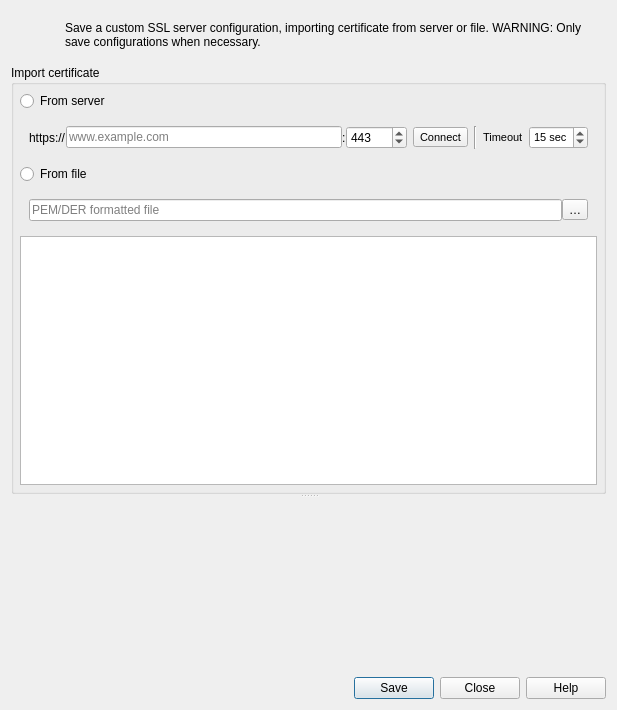
<?xml version="1.0" encoding="UTF-8"?>
<ui version="4.0">
 <class>QgsAuthSslTestDialog</class>
 <widget class="QDialog" name="QgsAuthSslTestDialog">
  <property name="geometry">
   <rect>
    <x>0</x>
    <y>0</y>
    <width>617</width>
    <height>710</height>
   </rect>
  </property>
  <property name="windowTitle">
   <string>Custom Certificate Configuration</string>
  </property>
  <layout class="QVBoxLayout" name="verticalLayout">
   <item>
    <layout class="QHBoxLayout" name="horizontalLayout_3">
     <item>
      <widget class="QLabel" name="lblWarningIcon">
       <property name="sizePolicy">
        <sizepolicy hsizetype="Maximum" vsizetype="Maximum">
         <horstretch>0</horstretch>
         <verstretch>0</verstretch>
        </sizepolicy>
       </property>
       <property name="minimumSize">
        <size>
         <width>48</width>
         <height>48</height>
        </size>
       </property>
       <property name="maximumSize">
        <size>
         <width>48</width>
         <height>48</height>
        </size>
       </property>
       <property name="text">
        <string/>
       </property>
      </widget>
     </item>
     <item>
      <widget class="QLabel" name="lblWarningText">
       <property name="text">
        <string>&lt;html&gt;&lt;head/&gt;&lt;body&gt;&lt;p&gt;Save a custom SSL server configuration, importing certificate from server or file. WARNING: Only save configurations when necessary.&lt;/p&gt;&lt;/body&gt;&lt;/html&gt;</string>
       </property>
       <property name="wordWrap">
        <bool>true</bool>
       </property>
      </widget>
     </item>
    </layout>
   </item>
   <item>
    <widget class="QSplitter" name="splitter">
     <property name="orientation">
      <enum>Qt::Vertical</enum>
     </property>
     <property name="childrenCollapsible">
      <bool>false</bool>
     </property>
     <widget class="QgsCollapsibleGroupBoxBasic" name="grpbxServer">
      <property name="sizePolicy">
       <sizepolicy hsizetype="Preferred" vsizetype="Preferred">
        <horstretch>0</horstretch>
        <verstretch>1</verstretch>
       </sizepolicy>
      </property>
      <property name="title">
       <string>Import certificate</string>
      </property>
      <layout class="QVBoxLayout" name="verticalLayout_3">
       <property name="spacing">
        <number>6</number>
       </property>
       <property name="leftMargin">
        <number>6</number>
       </property>
       <property name="topMargin">
        <number>6</number>
       </property>
       <property name="rightMargin">
        <number>6</number>
       </property>
       <property name="bottomMargin">
        <number>6</number>
       </property>
       <item>
        <widget class="QRadioButton" name="radioServerImport">
         <property name="text">
          <string>From server</string>
         </property>
         <attribute name="buttonGroup">
          <string notr="true">btngrpImport</string>
         </attribute>
        </widget>
       </item>
       <item>
        <widget class="QFrame" name="frameServerImport">
         <layout class="QHBoxLayout" name="horizontalLayout_5">
          <property name="spacing">
           <number>6</number>
          </property>
          <item>
           <layout class="QHBoxLayout" name="horizontalLayout">
            <property name="spacing">
             <number>0</number>
            </property>
            <item>
             <widget class="QLabel" name="lblHttps">
              <property name="text">
               <string>https://</string>
              </property>
             </widget>
            </item>
            <item>
             <widget class="QLineEdit" name="leServer">
              <property name="minimumSize">
               <size>
                <width>175</width>
                <height>0</height>
               </size>
              </property>
              <property name="placeholderText">
               <string>www.example.com</string>
              </property>
             </widget>
            </item>
            <item>
             <widget class="QLabel" name="label">
              <property name="text">
               <string>:</string>
              </property>
             </widget>
            </item>
            <item>
             <widget class="QSpinBox" name="spinbxPort">
              <property name="maximum">
               <number>50000</number>
              </property>
              <property name="value">
               <number>443</number>
              </property>
             </widget>
            </item>
           </layout>
          </item>
          <item>
           <widget class="QToolButton" name="btnConnect">
            <property name="font">
             <font>
              <pointsize>8</pointsize>
             </font>
            </property>
            <property name="text">
             <string>Connect</string>
            </property>
           </widget>
          </item>
          <item>
           <widget class="Line" name="line_2">
            <property name="orientation">
             <enum>Qt::Vertical</enum>
            </property>
           </widget>
          </item>
          <item>
           <widget class="QLabel" name="lblTimeout">
            <property name="font">
             <font>
              <pointsize>8</pointsize>
             </font>
            </property>
            <property name="text">
             <string>Timeout</string>
            </property>
           </widget>
          </item>
          <item>
           <widget class="QSpinBox" name="spinbxTimeout">
            <property name="font">
             <font>
              <pointsize>8</pointsize>
             </font>
            </property>
            <property name="suffix">
             <string> sec</string>
            </property>
            <property name="minimum">
             <number>5</number>
            </property>
            <property name="maximum">
             <number>90</number>
            </property>
            <property name="value">
             <number>15</number>
            </property>
           </widget>
          </item>
         </layout>
        </widget>
       </item>
       <item>
        <widget class="QRadioButton" name="radioFileImport">
         <property name="text">
          <string>From file</string>
         </property>
         <attribute name="buttonGroup">
          <string notr="true">btngrpImport</string>
         </attribute>
        </widget>
       </item>
       <item>
        <widget class="QFrame" name="frameFileImport">
         <layout class="QHBoxLayout" name="horizontalLayout_2">
          <property name="spacing">
           <number>0</number>
          </property>
          <item>
           <widget class="QLineEdit" name="leCertPath">
            <property name="readOnly">
             <bool>true</bool>
            </property>
            <property name="placeholderText">
             <string>PEM/DER formatted file</string>
            </property>
           </widget>
          </item>
          <item>
           <widget class="QToolButton" name="btnCertPath">
            <property name="text">
             <string>…</string>
            </property>
            <property name="popupMode">
             <enum>QToolButton::InstantPopup</enum>
            </property>
           </widget>
          </item>
         </layout>
        </widget>
       </item>
       <item>
        <widget class="QPlainTextEdit" name="pteSessionStatus">
         <property name="minimumSize">
          <size>
           <width>0</width>
           <height>50</height>
          </size>
         </property>
        </widget>
       </item>
      </layout>
     </widget>
     <widget class="QgsAuthSslConfigWidget" name="wdgtSslConfig" native="true">
      <property name="sizePolicy">
       <sizepolicy hsizetype="Preferred" vsizetype="Preferred">
        <horstretch>0</horstretch>
        <verstretch>5</verstretch>
       </sizepolicy>
      </property>
     </widget>
    </widget>
   </item>
   <item>
    <widget class="QDialogButtonBox" name="buttonBox">
     <property name="orientation">
      <enum>Qt::Horizontal</enum>
     </property>
     <property name="standardButtons">
      <set>QDialogButtonBox::Close|QDialogButtonBox::Help|QDialogButtonBox::Save</set>
     </property>
    </widget>
   </item>
  </layout>
 </widget>
 <customwidgets>
  <customwidget>
   <class>QgsAuthSslConfigWidget</class>
   <extends>QWidget</extends>
   <header>qgsauthsslconfigwidget.h</header>
   <container>1</container>
  </customwidget>
  <customwidget>
   <class>QgsCollapsibleGroupBoxBasic</class>
   <extends>QGroupBox</extends>
   <header>qgscollapsiblegroupbox.h</header>
   <container>1</container>
  </customwidget>
 </customwidgets>
 <tabstops>
  <tabstop>radioServerImport</tabstop>
  <tabstop>leServer</tabstop>
  <tabstop>spinbxPort</tabstop>
  <tabstop>btnConnect</tabstop>
  <tabstop>spinbxTimeout</tabstop>
  <tabstop>radioFileImport</tabstop>
  <tabstop>leCertPath</tabstop>
  <tabstop>btnCertPath</tabstop>
  <tabstop>pteSessionStatus</tabstop>
 </tabstops>
 <resources/>
 <connections/>
 <buttongroups>
  <buttongroup name="btngrpImport"/>
 </buttongroups>
</ui>
